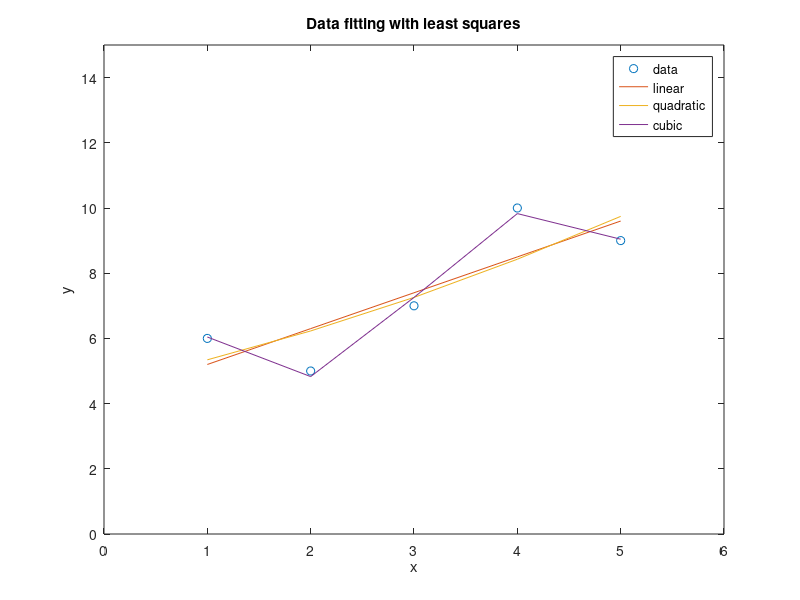

Write the MATLAB code that produced this figure.
x = [1 2 3 4 5];
y = [6 5 7 10 9];

n = length(x);

% 1. Linear model (w.r.t the independent variables)
X = [ones(n, 1) x'];

% Solve linear least squares (linear w.r.t the parameters)
b = inv((X' * X)) * X' * y';

% Use solution (i.e., parameter estimates) to make predictions
y_hat_lin = X * b;

% 2. Quadratic model (w.r.t the independent variables)
X = [ones(n, 1) x' (x.^2)'];

% Solve linear least squares (linear w.r.t parameters)
b = inv((X' * X)) * X' * y';

% Use solution (i.e., parameter estimates) to make predictions
y_hat_quad = X * b;

% 3. Qubic model (w.r.t the independent variables)
X = [ones(n, 1) x' (x.^2)' (x.^3)'];

% Solve linear least squares (linear w.r.t parameters)
b = inv((X' * X)) * X' * y';

% Use solution (i.e., parameter estimates) to make predictions
y_hat_cub = X * b;

plot(x, y, 'o');
hold on;
plot(x, y_hat_lin);
hold on;
plot(x, y_hat_quad);
hold on;
plot(x, y_hat_cub);
axis([0 6 0 15]);
xlabel('x');
ylabel('y');
legend('data', 'linear', 'quadratic', 'cubic');
title('Data fitting with least squares');